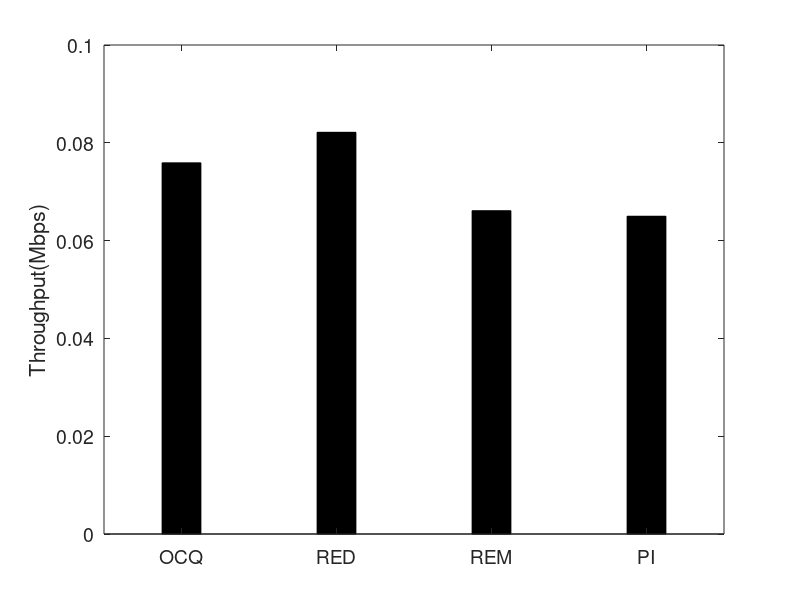

Recreate this plot in MATLAB.
clear;
clc;
load matlab.mat

bar(throughput,0.25,'k')
set(gca,'XTickLabel', str,'XTick',1:numel(str))
ylabel('Throughput(Mbps)','FontSize',14)
set(gca, 'fontsize',14)